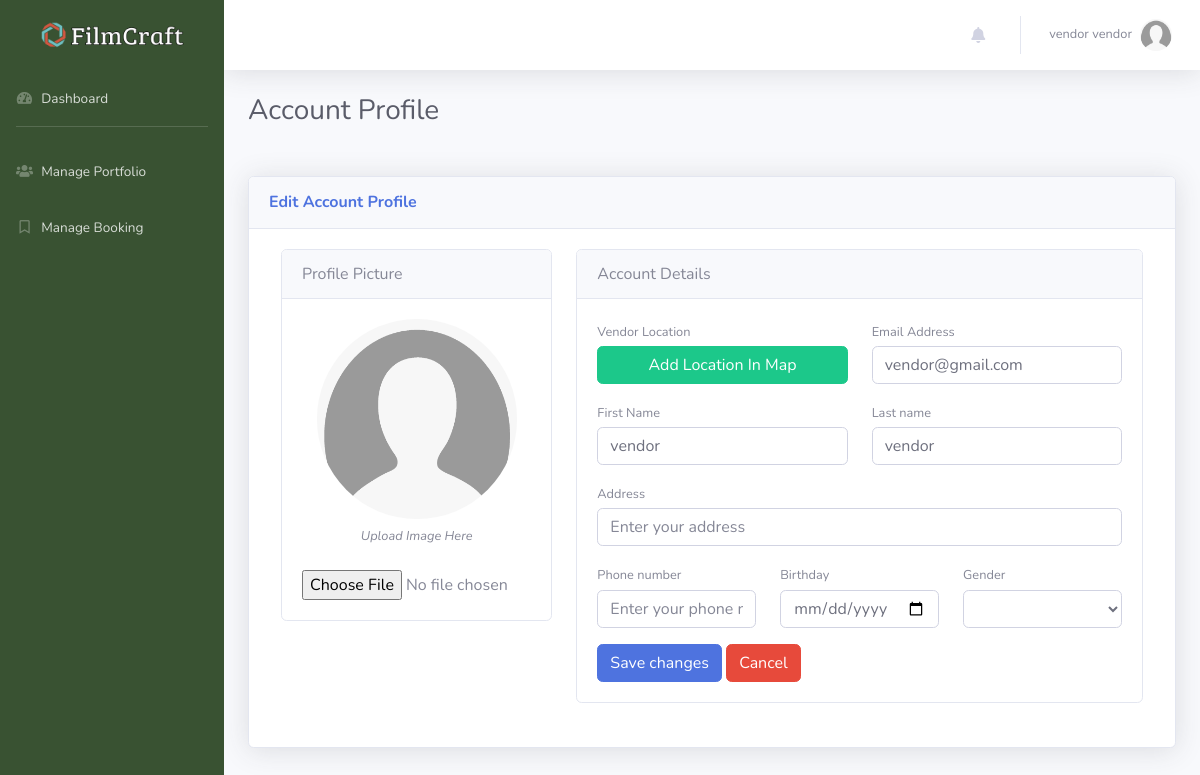
/user_vendor/profile.php (signed in), run on the app's committed database.
### tables this page shows
CREATE TABLE `vendor` (
  `vendorId` int(11) NOT NULL,
  `vendorEmail` varchar(150) NOT NULL,
  `vendorPassword` varchar(150) NOT NULL,
  `vendorFirstName` varchar(50) NOT NULL,
  `vendorLastName` varchar(50) NOT NULL,
  `vendorGender` varchar(20) NOT NULL,
  `vendorBirthdate` varchar(50) NOT NULL,
  `vendorNumber` varchar(50) NOT NULL,
  `vendorAddress` varchar(150) NOT NULL,
  `vendorType` varchar(50) NOT NULL,
  `vendorPosition` varchar(50) NOT NULL,
  `vendorProfileImage` varchar(255) NOT NULL,
  `vendorStatus` tinyint(5) NOT NULL,
  `vendorUserType` varchar(150) NOT NULL,
  `vendorLatitude` varchar(255) NOT NULL,
  `vendorLongitude` varchar(255) NOT NULL
);

### user_vendor/sessions.php (called while the page is built, shortened)
<?php
$displayName = $_SESSION['displayName'];
$displayId = $_SESSION['vendorId'];
$displayImage = $_SESSION['displayImage'];
?>

### user_vendor/profile.php (the view, shortened to what this page needs)
<?php
include("sessions.php");
include("header.php");
include("../function/database.php");
$conn = $database;
$getInfoSql = "SELECT * FROM vendor WHERE vendorId = '$displayId' ";
$getResult  = mysqli_query($conn,$getInfoSql);
while($getRow = mysqli_fetch_assoc($getResult)) {
    $email          = $getRow['vendorEmail'];
    $firstname      = $getRow['vendorFirstName'];
    $lastname       = $getRow['vendorLastName'];
    $gender         = $getRow['vendorGender'];
    $birthdate      = $getRow['vendorBirthdate'];
    $phonenumber    = $getRow['vendorNumber'];
    $address        = $getRow['vendorAddress'];
    if($gender == 'None') {
       $displayGender = 'I prefer not to say';
    } else {
       $displayGender = $gender;
    }
}
?>
<body id="page-top">
    <div id="wrapper">
        <ul class="navbar-nav sidebar sidebar-dark accordion" id="accordionSidebar" style="background-color:#395232">
            <a class="sidebar-brand d-flex align-items-center justify-content-center" href="index.php">
                <div class="sidebar-brand-icon">
                     <img src="../resources/img/filmcraft.png" width="150">
                </div>
            </a>
            <li class="nav-item">
                <a class="nav-link" href="index.php">
                    <i class="fas fa-fw fa-tachometer-alt"></i>
                    <span>Dashboard</span></a>
                </li>
            <hr class="sidebar-divider">
            <li class="nav-item">
                <a class="nav-link" href="manage-portfolio.php">
                     <i class="fas fa-fw fa-users"></i>
                    <span>Manage Portfolio</span></a>
                </li>
            <li class="nav-item">
                <a class="nav-link" href="manage-booking.php">
                    <i class="far fa-fw fa-bookmark"></i>
                    <span>Manage Booking</span></a>
                </li>
        </ul>
        <div id="content-wrapper" class="d-flex flex-column">
            <div id="content">
                <nav class="navbar navbar-expand navbar-light bg-white topbar mb-4 static-top shadow">
                    <ul class="navbar-nav ml-auto">
                          <?php include("notifications.php") ?>
                        <li class="nav-item dropdown no-arrow">
                            <a class="nav-link dropdown-toggle" href="#" id="userDropdown" role="button"
                                data-toggle="dropdown" aria-haspopup="true" aria-expanded="false">
                                <span class="mr-2 d-none d-lg-inline text-gray-600 small"><?php echo $displayName ?></span>
                                 <img class="img-profile rounded-circle"
                                    src="<?php echo $displayImage ?>">
                            </a>
                        </li>
                    </ul>
                </nav>
                <div class="container-fluid">
                    <h1 class="h3 mb-5 text-gray-800">Account Profile</h1>
                    <div class="card shadow mb-4">
                        <div class="card-header py-3">
                            <h6 class="m-0 font-weight-bold text-primary">Edit Account Profile</h6>
                        </div>
                       <form method="POST" action="../function/vendor_profile.php" enctype="multipart/form-data">
                        <div class="card-body">
                     <div class="col-md-12 mx-auto">
                         <div class="row">
                            <div class="col-xl-4">
                                <div class="card mb-4 mb-xl-0">
                                    <div class="card-header">Profile Picture</div>
                                    <div class="card-body text-center">
                                        <img class="img-account-profile rounded-circle mb-2" src="<?php echo $displayImage ?>" style="width: 200px;height: 200px;">
                                        <div class="small font-italic text-muted mb-4">Upload Image Here</div>
                                        <input type="file" name="files" id="upload">
                                    </div>
                                </div>
                            </div>
                            <div class="col-xl-8">
                                <div class="card mb-4">
                                    <div class="card-header">Account Details</div>
                                    <div class="card-body">
                                          <div class="row gx-3 mb-3">
                                                <div class="col-md-6">
                                                    <label class="small mb-1" for="inputLastName">Vendor Location</label>
                                                    <a href="add-vendor-location.php?VL=<?php echo $displayId?>" class="btn btn-success btn-block">Add Location In Map</a>
                                                </div>
                                                <div class="col-md-6">
                                                    <label class="small mb-1" for="inputUsername">Email Address</label>
                                                <input class="form-control" id="inputUsername" type="text" placeholder="Enter your username" value="<?php echo $email ?>" name="email">
                                                </div>
                                            </div>
                                            <div class="row gx-3 mb-3">
                                                <div class="col-md-6">
                                                    <label class="small mb-1" for="inputFirstName">First Name</label>
                                                    <input class="form-control" id="inputFirstName" type="text" placeholder="Enter your first name" value="<?php echo $firstname ?>" name="firstname">
                                                </div>
                                                <div class="col-md-6">
                                                    <label class="small mb-1" for="inputLastName">Last name</label>
                                                    <input class="form-control" id="inputLastName" type="text" placeholder="Enter your last name" value="<?php echo $lastname ?>" name="lastname">
                                                </div>
                                            </div>
                                            <div class="mb-3">
                                                <label class="small mb-1" for="inputAddress">Address</label>
                                                <input class="form-control" id="inputAddress" type="text" placeholder="Enter your address" value="<?php echo $address ?>" name="address">
                                            </div>
                                            <div class="row gx-3 mb-3">
                                                <div class="col-md-4">
                                                    <label class="small mb-1" for="inputPhone">Phone number</label>
                                                    <input class="form-control" id="inputPhone" type="tel" placeholder="Enter your phone number" value="<?php echo $phonenumber ?>" name="phonenumber">
                                                </div>
                                                <div class="col-md-4">
                                                    <label class="small mb-1" for="inputBirthday">Birthday</label>
                                                    <input class="form-control" id="inputBirthday" type="date" placeholder="Enter your birthday" value="<?php echo $birthdate ?>" name="birthdate">
                                                </div>
                                                 <div class="col-md-4">
                                                    <label class="small mb-1" for="inputBirthday">Gender</label>
                                                    <select class="form-control" name="gender">
                                                        <option value="<?php echo $displayGender ?>" hidden><?php echo $displayGender ?></option>
                                                        <option value="Male">Male</option>
                                                    </select>
                                                </div>
                                            </div>
                                            <button class="btn btn-primary" type="submit" name="actionVendorProfile">Save changes</button>
                                            <a class="btn btn-danger text-white" href="index.php">Cancel</a>
                                            </div>
                                        </div>
                                    </div>
                                    </div>
                                 </div>
                               </div>
                            </form>
                         </div>
                      </div>
                  </div>
        </div>
    </div>
<?php
include("footer.php");
?>

### user_vendor/profile.php (style rules this page uses)
body { background: #654ea3; background: linear-gradient(to right, #e96443, #904e95); min-height: 100vh }

### data on the page
vendor: email "vendor@gmail.com", firstname "vendor", lastname "vendor"

### other printed values
$displayName "vendor vendor"
